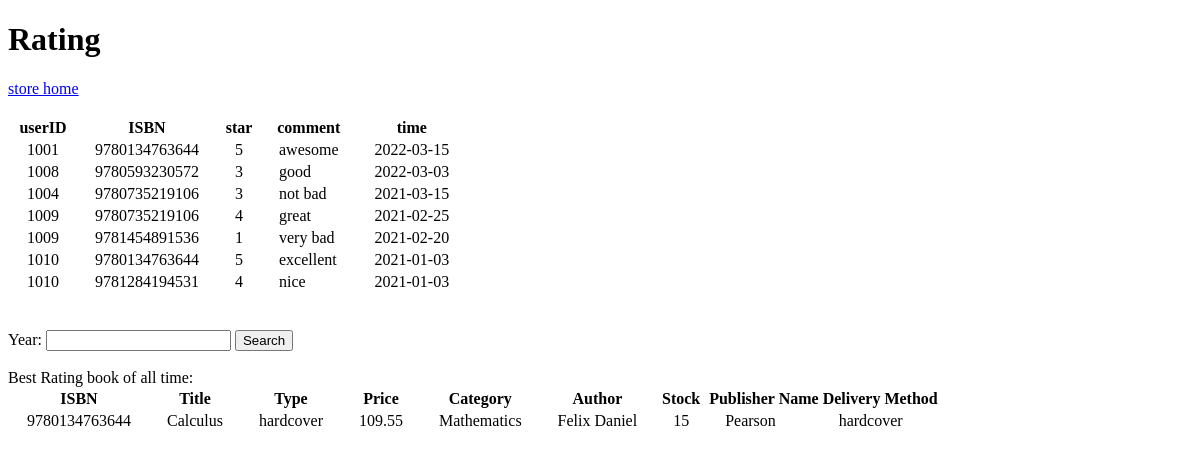
Page /rating.php on the earlier database version.
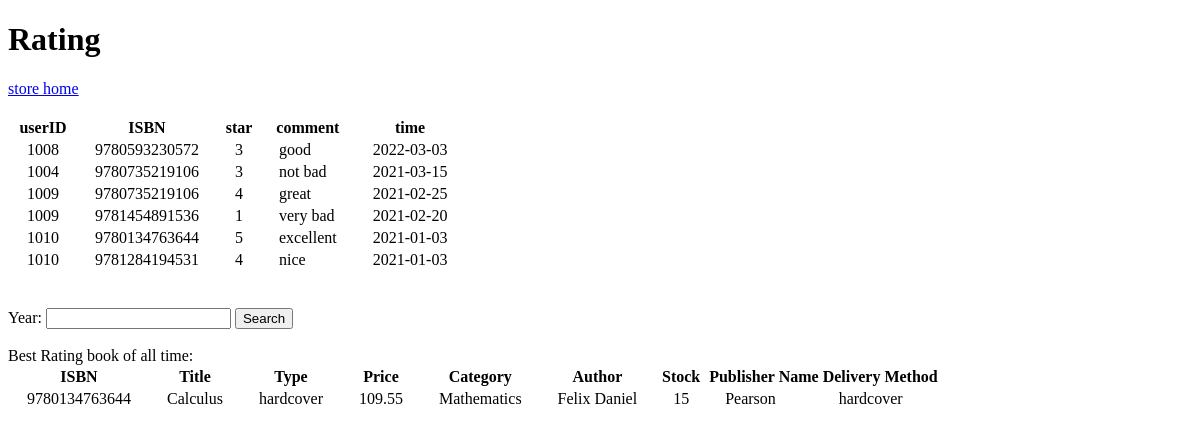
Same page on the later database version.
### tables this page shows
create table Rating (
  `Number` int NOT NULL AUTO_INCREMENT unique,
  userID int,
  ISBN char(13),
  star int,
  comment varchar(200),
  time Date,
  primary key (userID,  ISBN),

  constraint foreign key (userID) references Customers(userID)
);

### rating.php (the view, shortened to what this page needs)
<!DOCTYPE html>
<html lang="en" dir="ltr">
  <head>
  </head>
  <body>
    <h1>Rating</h1>
    <a href="store.php">store home</a>
    <br><br>
    <?php
    $mydb = new mysqli('localhost', 'root', '', 'bookstore');
    $query = "SELECT * FROM Rating ORDER BY time DESC;";
    $stmt = $mydb->prepare($query);
    $stmt->execute();
    $result = $stmt->get_result();
    echo "<table>
      <thead>
        <tr>
          <th>userID</th>
          <th>ISBN</th>
          <th>star</th>
          <th>comment</th>
          <th>time</th>
        </tr>
      </thead>";
    while ($row = mysqli_fetch_array($result, MYSQLI_ASSOC)) {
        echo "<tr>";
        echo "<td>&emsp;".$row['userID']."&emsp;</td>";
        echo "<td>&emsp;".$row['ISBN']."&emsp;</td>";
        echo "<td>&emsp;".$row['star']."&emsp;</td>";
        echo "<td>&emsp;".$row['comment']."&emsp;</td>";
        echo "<td>&emsp;".$row['time']."&emsp;</td>";
        echo "</tr>";
    }
    echo "</tbody></table>";
    echo "<br><br>";
     ?>
     <form action="" method="post">
       <div>
         <label>Year:</label>
         <input type="text" name="year" value="">
         <input type="submit" value="Search">
       </div>
     </form>
     <br>
     <?php
      $year = '%';
      if (empty($_POST['year'])) {
          echo "Best Rating book of all time:";
      } else {
          echo "Best Rating book of year ".$_POST['year'].":";
          $year = $_POST['year'];
      }
      $query = "SELECT DISTINCT T1.ISBN, title, type, price, Category, in_stock, pName, method, name
        FROM books, customers, `write`,
        (SELECT ISBN, avg(star) AS star FROM rating WHERE EXTRACT(year FROM time) LIKE ? GROUP BY ISBN
        Having star = (SELECT max(star) FROM
        (SELECT ISBN, avg(star) AS star
        FROM rating WHERE EXTRACT(year FROM time) LIKE ?
        GROUP BY ISBN) AS T))AS T1
        WHERE T1.ISBN = books.ISBN AND books.ISBN = `write`.ISBN AND customers.userID = `write`.userID;";
      $stmt = $mydb->prepare($query);
      $stmt->bind_param('ss', $year, $year);
      $stmt->execute();
      $result = $stmt->get_result();
      if (mysqli_num_rows($result) == 0) {
          echo "<p>No books for the entered year.</p>";
          echo "<br><br>";
      } else {
          echo "<table>
          <thead>
            <tr>
              <th>ISBN</th>
              <th>Title</th>
              <th>Type</th>
              <th>Price</th>
              <th>Category</th>
              <th>Author</th>
              <th>Stock</th>
              <th>Publisher Name</th>
              <th>Delivery Method</th>
            </tr>
          </thead>";
          echo "<tbody>";
          while ($row = mysqli_fetch_array($result, MYSQLI_ASSOC)) {
              echo "<tr>";
              echo "<td>&emsp;".$row['ISBN']."&emsp;</td>";
              echo "<td>&emsp;".$row['title']."&emsp;</td>";
              echo "<td>&emsp;".$row['type']."&emsp;</td>";
              echo "<td>&emsp;".$row['price']."&emsp;</td>";
              echo "<td>&emsp;".$row['Category']."&emsp;</td>";
              echo "<td>&emsp;".$row['name']."&emsp;</td>";
              if ($row['in_stock'] >= 0) {
                  echo "<td>&emsp;".$row['in_stock']."&emsp;</td>";
              } else {
                  echo "<td>&emsp;&infin;&emsp;</td>";
              }
              echo "<td>&emsp;".$row['pName']."&emsp;</td>";
              echo "<td>&emsp;".$row['method']."&emsp;</td>";
              echo "</tr>";
          }
      }
      ?>
  </body>
</html>

Differences in the rows shown:
removed rating: userID "1001", ISBN "9780134763644", star "5", comment "awesome", time "2022-03-15"
